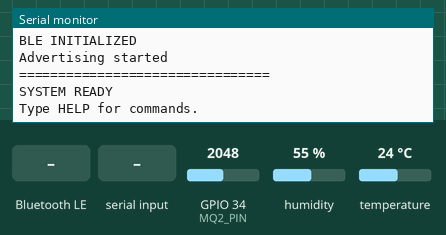
A sketch run on a simulated ESP32. On the bench: the last lines printed to the serial monitor. The test bench sets the inputs (shaded band); at power-on: humidity 55 %, GPIO 34 (MQ2_PIN) = 2048, temperature 24 °C (analog values on the 0–4095 scale). Nothing arrives over Bluetooth unless stated; a phone connects over Bluetooth LE 3 s after start.

Above: at 2.2 s.
2.3 s: humidity set to 68 %
At 4.4 s:
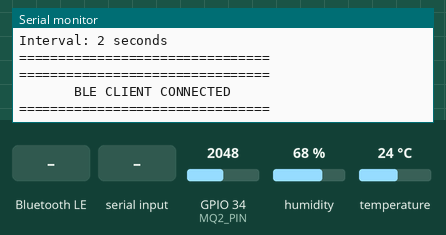
4.5 s: GPIO 34 (MQ2_PIN) set to 1960
At 5.6 s:
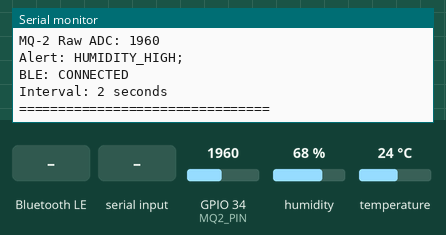
6.5 s: Bluetooth LE write "GET TEMP" received
At 7.0 s:
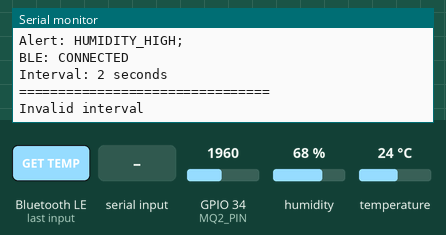
8.0 s: "GET TEMP\n" received over Serial
At 8.3 s:
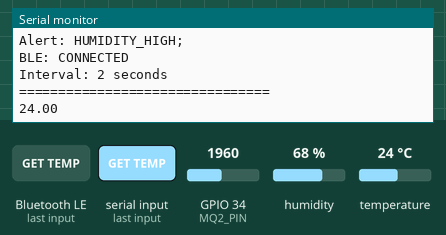
9.5 s: temperature set to 33 °C
At 11.6 s:
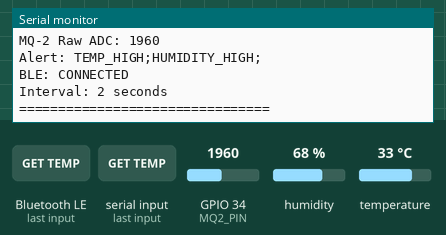
14.5 s: Bluetooth LE write "0" received
At 15.0 s:
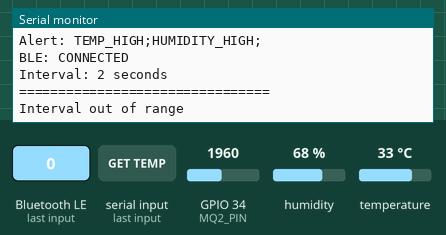

Measured:
- after the input at 2.3 s, the serial monitor: prints a new line after 0.77 s (image 1)
- after the input at 4.5 s, the serial monitor: prints a new line after 0.55 s (image 2)
- after the input at 6.5 s, the serial monitor: prints a new line at once (image 3)
- after the input at 8.0 s, the serial monitor: prints a new line at once (image 4)
- after the input at 9.5 s, the serial monitor: prints a new line after 1.6 s (image 5)
- after the input at 14.5 s, the serial monitor: prints a new line at once (image 6)

The sketch:

AQM_AETHER.ino
```cpp
/*
==========================================================
       AQM AETHER - SMART AIR QUALITY MONITORING SYSTEM
==========================================================

Board         : ESP32 DevKit
Sensors       : DHT11 + MQ-2
Communication : Bluetooth Low Energy
Language      : C/C++ (Arduino Framework)

BLE Device    : AQM-Kamalesh

DHT11 DATA    : GPIO 4
MQ-2 AO       : GPIO 34 (through voltage divider)

FEATURES:
- Temperature monitoring
- Humidity monitoring
- MQ-2 raw ADC monitoring
- BLE notifications
- Adjustable sampling interval
- Alert generation
- BLE advertising restart after disconnection

==========================================================
*/

#include <Arduino.h>
#include <BLEDevice.h>
#include <BLEServer.h>
#include <BLEUtils.h>
#include <BLE2902.h>
#include <DHT.h>

// ========================================================
// 1. CONFIGURATION
// ========================================================

#define DEVICE_NAME "AQM-Kamalesh"
// Unique AQM Device ID (e.g. AQM-KAM-001, AQM-ARU-002, AQM-RAH-003)
#define DEVICE_ID   "AQM-KAM-001"

#define DHT_PIN 4
#define DHT_TYPE DHT11

#define MQ2_PIN 34

#define DEFAULT_INTERVAL 2
#define MIN_INTERVAL 2
#define MAX_INTERVAL 3600

#define TEMP_ALERT_LIMIT 30.0
#define HUMIDITY_ALERT_LIMIT 60.0

// Example raw ADC threshold, not a calibrated ppm value.
#define GAS_RAW_ALERT_LIMIT 2000

#define BLE_RESTART_DELAY 500

// ========================================================
// 2. BLE UUIDS
// ========================================================

#define SERVICE_UUID \
"12345678-1234-1234-1234-123456789001"

#define TEMPERATURE_UUID \
"12345678-1234-1234-1234-123456789002"

#define HUMIDITY_UUID \
"12345678-1234-1234-1234-123456789003"

#define INTERVAL_UUID \
"12345678-1234-1234-1234-123456789004"

#define ALERT_UUID \
"12345678-1234-1234-1234-123456789005"

#define GAS_UUID \
"12345678-1234-1234-1234-123456789006"

// Characteristic for Unique Device ID Verification
#define DEVICE_ID_UUID \
"12345678-1234-1234-1234-123456789007"

// ========================================================
// 3. OBJECTS
// ========================================================

DHT dht(DHT_PIN, DHT_TYPE);

BLEServer* pServer = nullptr;
BLEAdvertising* pAdvertising = nullptr;

BLECharacteristic* pTemperatureCharacteristic = nullptr;
BLECharacteristic* pHumidityCharacteristic = nullptr;
BLECharacteristic* pIntervalCharacteristic = nullptr;
BLECharacteristic* pAlertCharacteristic = nullptr;
BLECharacteristic* pGasCharacteristic = nullptr;
BLECharacteristic* pDeviceIdCharacteristic = nullptr;

// ========================================================
// 4. GLOBAL VARIABLES
// ========================================================

volatile bool deviceConnected = false;
volatile bool restartAdvertisingRequested = false;

volatile unsigned long disconnectTime = 0;

bool sensorError = false;

unsigned long samplingInterval =
    DEFAULT_INTERVAL * 1000UL;

unsigned long previousSampleTime = 0;

float temperature = 0.0;
float humidity = 0.0;

int gasRawValue = 0;

// Function declarations

void initializeBLE();
void initializeSensors();

void handleBLEAdvertising();
void handleSerialCommands();

void updateIntervalCharacteristic();
void updateBLEData();

void readSensors();
void printSensorData();

String generateAlert();

// ========================================================
// 5. BLE SERVER CALLBACKS
// ========================================================

class AQMServerCallbacks : public BLEServerCallbacks {

    void onConnect(BLEServer* server) override {

        deviceConnected = true;

        restartAdvertisingRequested = false;

        Serial.println();
        Serial.println("================================");
        Serial.println("       BLE CLIENT CONNECTED");
        Serial.println("================================");
    }

    void onDisconnect(BLEServer* server) override {

        deviceConnected = false;

        disconnectTime = millis();

        restartAdvertisingRequested = true;

        Serial.println();
        Serial.println("================================");
        Serial.println("       BLE CLIENT DISCONNECTED");
        Serial.println("       ADVERTISING REQUESTED");
        Serial.println("================================");
    }
};

// ========================================================
// 6. INTERVAL CALLBACK
// ========================================================

class IntervalCallbacks : public BLECharacteristicCallbacks {

    void onWrite(
        BLECharacteristic* characteristic
    ) override {

        String input = characteristic->getValue();

        input.trim();

        if (input.length() == 0) {

            Serial.println("Empty interval received");

            return;
        }

        // Validate numeric input

        for (int i = 0; i < input.length(); i++) {

            if (!isDigit(input[i])) {

                Serial.println("Invalid interval");

                return;
            }
        }

        long seconds = input.toInt();

        if (
            seconds < MIN_INTERVAL ||
            seconds > MAX_INTERVAL
        ) {

            Serial.println("Interval out of range");

            return;
        }

        samplingInterval =
            (unsigned long)seconds * 1000UL;

        updateIntervalCharacteristic();

        Serial.print("Sampling interval updated: ");

        Serial.print(seconds);

        Serial.println(" seconds");
    }
};

// ========================================================
// 7. BLE INITIALIZATION
// ========================================================

void initializeBLE() {

    Serial.println();
    Serial.println("Initializing BLE...");

    // Initialize BLE device

    BLEDevice::init(DEVICE_NAME);

    // Create BLE server

    pServer = BLEDevice::createServer();

    pServer->setCallbacks(
        new AQMServerCallbacks()
    );

    // Create service

    BLEService* pService =
        pServer->createService(SERVICE_UUID);

    // --------------------------------
    // TEMPERATURE CHARACTERISTIC
    // --------------------------------

    pTemperatureCharacteristic =
        pService->createCharacteristic(
            TEMPERATURE_UUID,
            BLECharacteristic::PROPERTY_READ |
            BLECharacteristic::PROPERTY_NOTIFY
        );

    pTemperatureCharacteristic->addDescriptor(
        new BLE2902()
    );

    // --------------------------------
    // HUMIDITY CHARACTERISTIC
    // --------------------------------

    pHumidityCharacteristic =
        pService->createCharacteristic(
            HUMIDITY_UUID,
            BLECharacteristic::PROPERTY_READ |
            BLECharacteristic::PROPERTY_NOTIFY
        );

    pHumidityCharacteristic->addDescriptor(
        new BLE2902()
    );

    // --------------------------------
    // INTERVAL CHARACTERISTIC
    // --------------------------------

    pIntervalCharacteristic =
        pService->createCharacteristic(
            INTERVAL_UUID,
            BLECharacteristic::PROPERTY_READ |
            BLECharacteristic::PROPERTY_WRITE
        );

    pIntervalCharacteristic->setCallbacks(
        new IntervalCallbacks()
    );

    // --------------------------------
    // ALERT CHARACTERISTIC
    // --------------------------------

    pAlertCharacteristic =
        pService->createCharacteristic(
            ALERT_UUID,
            BLECharacteristic::PROPERTY_READ |
            BLECharacteristic::PROPERTY_NOTIFY
        );

    pAlertCharacteristic->addDescriptor(
        new BLE2902()
    );

    // --------------------------------
    // GAS CHARACTERISTIC
    // --------------------------------

    pGasCharacteristic =
        pService->createCharacteristic(
            GAS_UUID,
            BLECharacteristic::PROPERTY_READ |
            BLECharacteristic::PROPERTY_NOTIFY
        );

    pGasCharacteristic->addDescriptor(
        new BLE2902()
    );

    // --------------------------------
    // DEVICE IDENTITY CHARACTERISTIC
    // --------------------------------

    pDeviceIdCharacteristic =
        pService->createCharacteristic(
            DEVICE_ID_UUID,
            BLECharacteristic::PROPERTY_READ |
            BLECharacteristic::PROPERTY_NOTIFY
        );

    pDeviceIdCharacteristic->addDescriptor(
        new BLE2902()
    );

    // --------------------------------
    // INITIAL VALUES
    // --------------------------------

    pTemperatureCharacteristic->setValue("0.0");

    pHumidityCharacteristic->setValue("0.0");

    pIntervalCharacteristic->setValue("2");

    pAlertCharacteristic->setValue("NORMAL");

    pGasCharacteristic->setValue("0");

    pDeviceIdCharacteristic->setValue(DEVICE_ID);

    // --------------------------------
    // START SERVICE
    // --------------------------------

    pService->start();

    // --------------------------------
    // ADVERTISING CONFIGURATION
    // --------------------------------

    pAdvertising = BLEDevice::getAdvertising();

    BLEAdvertisementData advertisementData;

    BLEAdvertisementData scanResponseData;

    // Primary advertising packet

    advertisementData.setFlags(0x06);

    advertisementData.setCompleteServices(
        BLEUUID(SERVICE_UUID)
    );

    // Scan response packet

    scanResponseData.setName(DEVICE_NAME);

    // Broadcast Device ID in manufacturer data for fast BLE discovery
    scanResponseData.setManufacturerData(DEVICE_ID);

    // Apply advertising data

    pAdvertising->setAdvertisementData(
        advertisementData
    );

    pAdvertising->setScanResponseData(
        scanResponseData
    );

    pAdvertising->setScanResponse(true);

    // Start advertising

    pAdvertising->start();

    Serial.println();
    Serial.println("================================");
    Serial.println("          BLE STATUS");
    Serial.println("================================");

    Serial.print("Device Name: ");

    Serial.println(DEVICE_NAME);

    Serial.print("Device ID: ");

    Serial.println(DEVICE_ID);

    Serial.print("Identity UUID: ");

    Serial.println(DEVICE_ID_UUID);

    Serial.print("Service UUID: ");

    Serial.println(SERVICE_UUID);

    Serial.println("BLE INITIALIZED");

    Serial.println("Advertising started");

    Serial.println("================================");
}

// ========================================================
// 8. BLE ADVERTISING RESTART
// ========================================================

void handleBLEAdvertising() {

    if (
        restartAdvertisingRequested &&
        !deviceConnected
    ) {

        // Allow time for disconnection cleanup

        if (
            millis() - disconnectTime <
            BLE_RESTART_DELAY
        ) {

            return;
        }

        restartAdvertisingRequested = false;

        Serial.println();

        Serial.println(
            "Restarting BLE advertising..."
        );

        if (pServer != nullptr) {

            BLEDevice::startAdvertising();

            Serial.println(
                "BLE advertising restarted"
            );

        } else {

            Serial.println(
                "BLE server unavailable"
            );
        }
    }
}

// ========================================================
// 9. UPDATE INTERVAL CHARACTERISTIC
// ========================================================

void updateIntervalCharacteristic() {

    if (pIntervalCharacteristic == nullptr) {

        return;
    }

    unsigned long seconds =
        samplingInterval / 1000UL;

    String value = String(seconds);

    pIntervalCharacteristic->setValue(
        value.c_str()
    );
}

// ========================================================
// 10. SENSOR INITIALIZATION
// ========================================================

void initializeSensors() {

    Serial.println();
    Serial.println("Initializing sensors...");

    dht.begin();

    pinMode(MQ2_PIN, INPUT);

    analogReadResolution(12);

    Serial.println("DHT11 initialized");

    Serial.println("MQ-2 initialized");

    Serial.println(
        "MQ-2 warm-up required"
    );
}

// ========================================================
// 11. SENSOR READING
// ========================================================

void readSensors() {

    float newTemperature =
        dht.readTemperature();

    float newHumidity =
        dht.readHumidity();

    int newGasValue =
        analogRead(MQ2_PIN);

    if (
        isnan(newTemperature) ||
        isnan(newHumidity)
    ) {

        sensorError = true;

        Serial.println(
            "DHT11 SENSOR ERROR"
        );

        return;
    }

    sensorError = false;

    temperature = newTemperature;

    humidity = newHumidity;

    gasRawValue = newGasValue;
}

// ========================================================
// 12. ALERT GENERATION
// ========================================================

String generateAlert() {

    String alert = "";

    if (temperature > TEMP_ALERT_LIMIT) {

        alert += "TEMP_HIGH;";
    }

    if (humidity > HUMIDITY_ALERT_LIMIT) {

        alert += "HUMIDITY_HIGH;";
    }

    if (gasRawValue > GAS_RAW_ALERT_LIMIT) {

        alert += "GAS_RAW_HIGH;";
    }

    if (alert.length() == 0) {

        return "NORMAL";
    }

    return alert;
}

// ========================================================
// 13. BLE DATA UPDATE
// ========================================================

void updateBLEData() {

    if (
        pTemperatureCharacteristic == nullptr ||
        pHumidityCharacteristic == nullptr ||
        pGasCharacteristic == nullptr ||
        pAlertCharacteristic == nullptr
    ) {

        return;
    }

    String tempValue =
        String(temperature, 1);

    String humidityValue =
        String(humidity, 1);

    String gasValue =
        String(gasRawValue);

    String alertValue =
        generateAlert();

    // Update characteristic values

    pTemperatureCharacteristic->setValue(
        tempValue.c_str()
    );

    pHumidityCharacteristic->setValue(
        humidityValue.c_str()
    );

    pGasCharacteristic->setValue(
        gasValue.c_str()
    );

    pAlertCharacteristic->setValue(
        alertValue.c_str()
    );

    // Send notifications

    if (deviceConnected) {

        pTemperatureCharacteristic->notify();

        pHumidityCharacteristic->notify();

        pGasCharacteristic->notify();

        pAlertCharacteristic->notify();
    }
}

// ========================================================
// 14. SERIAL MONITOR OUTPUT
// ========================================================

void printSensorData() {

    Serial.println();

    Serial.println("================================");

    Serial.println("       AQM AETHER MONITOR");

    Serial.println("================================");

    if (sensorError) {

        Serial.println("DHT11: SENSOR ERROR");

    } else {

        Serial.print("Temperature: ");

        Serial.print(temperature);

        Serial.println(" C");

        Serial.print("Humidity: ");

        Serial.print(humidity);

        Serial.println(" %");
    }

    Serial.print("MQ-2 Raw ADC: ");

    Serial.println(gasRawValue);

    Serial.print("Alert: ");

    Serial.println(generateAlert());

    Serial.print("BLE: ");

    Serial.println(
        deviceConnected ? "CONNECTED" : "DISCONNECTED"
    );

    Serial.print("Interval: ");

    Serial.print(samplingInterval / 1000UL);

    Serial.println(" seconds");

    Serial.println("================================");
}

// ========================================================
// 15. SERIAL COMMAND HANDLING
// ========================================================

void handleSerialCommands() {

    if (!Serial.available()) {

        return;
    }

    String command =
        Serial.readStringUntil('\n');

    command.trim();

    command.toUpperCase();

    if (command == "GET TEMP") {

        Serial.println(temperature);
    }

    else if (command == "GET HUM") {

        Serial.println(humidity);
    }

    else if (command == "GET GAS") {

        Serial.println(gasRawValue);
    }

    else if (command == "STATUS") {

        printSensorData();
    }

    else if (command == "HELP") {

        Serial.println();
        Serial.println("AVAILABLE COMMANDS:");

        Serial.println("GET TEMP");

        Serial.println("GET HUM");

        Serial.println("GET GAS");

        Serial.println("STATUS");

        Serial.println("HELP");

        Serial.println("SET INTERVAL <seconds>");
    }

    else if (
        command.startsWith("SET INTERVAL ")
    ) {

        String value =
            command.substring(13);

        value.trim();

        bool valid = value.length() > 0;

        for (int i = 0; i < value.length(); i++) {

            if (!isDigit(value[i])) {

                valid = false;

                break;
            }
        }

        if (valid) {

            long seconds = value.toInt();

            if (
                seconds >= MIN_INTERVAL &&
                seconds <= MAX_INTERVAL
            ) {

                samplingInterval =
                    (unsigned long)seconds * 1000UL;

                updateIntervalCharacteristic();

                Serial.println(
                    "Sampling interval updated"
                );

            } else {

                Serial.println(
                    "Interval must be between 2 and 3600 seconds"
                );
            }

        } else {

            Serial.println("Invalid interval");
        }
    }

    else {

        Serial.println(
            "Unknown command. Type HELP."
        );
    }
}

// ========================================================
// 16. SETUP
// ========================================================

void setup() {

    Serial.begin(115200);

    delay(1000);

    Serial.println();

    Serial.println("================================");

    Serial.println("       AQM AETHER SYSTEM");

    Serial.println("================================");

    initializeSensors();

    initializeBLE();

    previousSampleTime = millis();

    Serial.println();

    Serial.println("SYSTEM READY");

    Serial.println("Type HELP for commands.");
}

// ========================================================
// 17. MAIN LOOP
// ========================================================

void loop() {

    // Handle BLE advertising restart

    handleBLEAdvertising();

    // Handle serial commands

    handleSerialCommands();

    unsigned long currentTime = millis();

    // Sensor sampling

    if (
        currentTime - previousSampleTime >=
        samplingInterval
    ) {

        previousSampleTime = currentTime;

        readSensors();

        if (!sensorError) {

            updateBLEData();

            printSensorData();

        } else {

            if (pAlertCharacteristic != nullptr) {

                pAlertCharacteristic->setValue(
                    "DHT_SENSOR_ERROR"
                );

                if (deviceConnected) {

                    pAlertCharacteristic->notify();
                }
            }
        }
    }

    delay(10);
}
```
